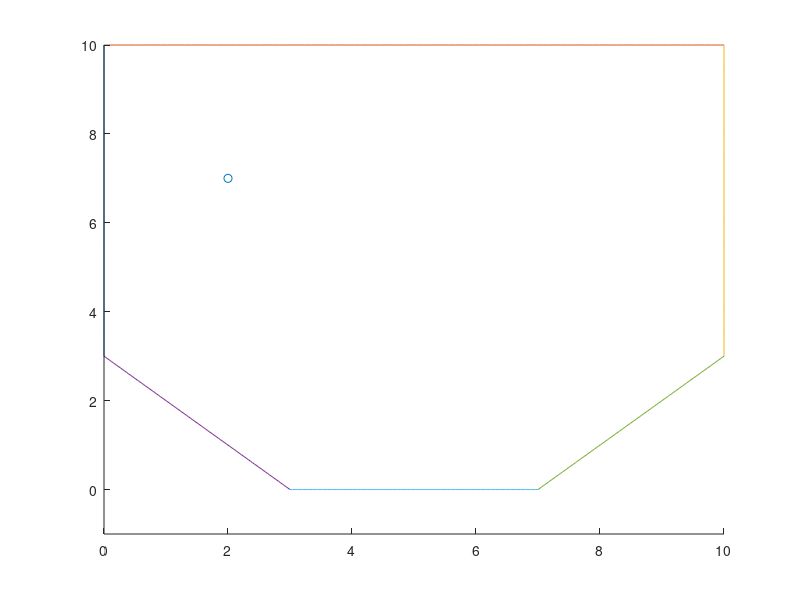

The MATLAB source for this figure: (Note: this script raises an error after producing the figure.)
close all
warning('off','MATLAB:singularMatrix')

% ss = get(0,'ScreenSize');
% fig = figure('Position',ss.*.5);
% movegui(fig,'center')
figure

dt = 0.05;
g = -9.8/4;
currentBS = [2 7 -5 4];

Walls = [...
        0 3 0 10 .8; ... % Left
        0 10 10 10 .8; ... % Top
        10 3 10 10 .8; ... % Right
        0 3 3 0 .5; ...
        10 3 7 0 1.5; ... 
       
        3 0 7 0 .8]; % Diag

    
for i = 1:length(Walls(:,1))
    thewall = Walls(i,:);
    xWall = linspace(thewall(1), thewall(3), 100);
    yWall = linspace(thewall(2), thewall(4), 100);
    plot(xWall, yWall)
    hold on
end
hold off
h_ax = gca;
axis([0 10 -1 10])
axis off

h_ax_line = axes('position', get(h_ax, 'position'));
X = currentBS(1);
Y = currentBS(2);
scatter(X,Y)
set(h_ax_line, 'color', 'none')
axis([0 10 -1 10])

while currentBS(2) > -0.0001
   currentBS(4) = currentBS(4) + g * dt;
   currentBS = updateBallState(currentBS, dt, Walls);
   scatter(currentBS(1),currentBS(2))
   set(h_ax_line, 'color', 'none')
   axis([0 10 -1 10])
   axis off
   drawnow
end
